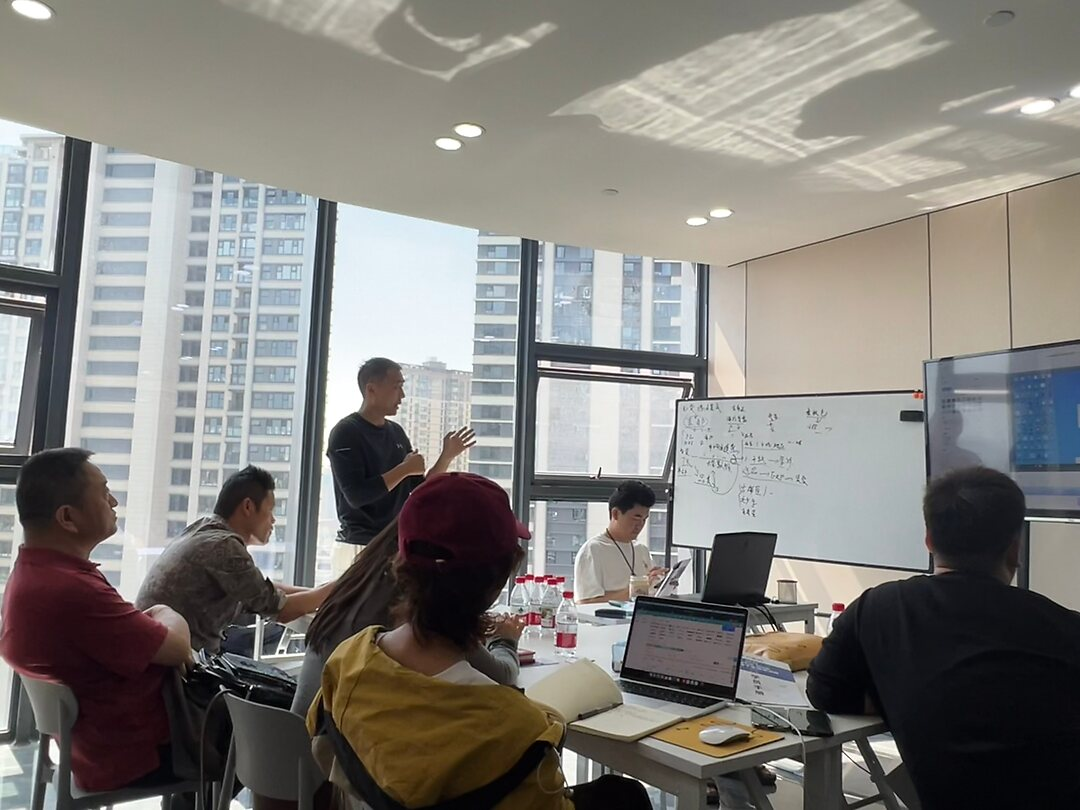
#> input picture wechat/vol08/img/00-hero.jpg, 1080 x 810 px
$ python -i compose.py   (imports and definitions only)
#> lines starting #> are read from the running program, lines starting #| are printed output that depends on the picture
#!/usr/bin/env python3
"""第 8 期 18 秒短片合成（第二版，亮色 / 粒子 / 炫光）。

时间线（120 BPM，一小节 2 秒，共 9 小节）：
  0.0–2.0   亮色背景上，粒子旋转汇聚成「08」→ 字形填色 → 光线划过 → 1.98s 炫光爆开
  2.0–4.0   五段视频在 3D 倾斜的拼贴墙上同时播放，依次弹入；3.3s 起镜头推进主画面
  4.0–14.0  五段现场各 2 秒，毛玻璃字幕卡；6/8/10/12s 依次为横扫炫光、中心爆闪、斜向光斑、反向棱镜炫光
  14.0–16.6 镜头拉回拼贴墙，五段再次同时播放，随后逐块燃烧化为粒子飘散
  16.0–18.0 亮色背景落款：五天，把路走通。/ 第 9 期 · 招生中 / logo
所有粒子与动画都是时间 t 的解析函数，可以分段并行渲染。
用法：python3 -I compose.py <sdr/> <frames/> <music.wav> <out.mp4> [--workers 4] [--frames 0,60]
"""
import argparse
import math
import pathlib
import subprocess
import sys

import cv2
import numpy as np

W, H, FPS, TOTAL = 1920, 1080, 30, 540
F = 1700.0


def C(h):
    return np.array([int(h[i:i + 2], 16) for i in (1, 3, 5)], np.float32) / 255


BLUE, BLUE2, CYAN, YELLOW, GOLD = C("#003CAC"), C("#2F6BFF"), C("#7CC4FF"), C("#FFC833"), C("#FFB21E")
#> further down, picture is the input picture: shape (810, 1080, 3); mean B, G, R 123.7, 127.7, 129.9
WHITE = np.ones(3, np.float32)
FLASH = np.array([0.975, 0.985, 1.0], np.float32)


def clamp(x, a=0.0, b=1.0):
    return min(b, max(a, x))


def prog(t, a, b):
    return clamp((t - a) / (b - a))


def ease_io(x):
    return 4 * x ** 3 if x < 0.5 else 1 - (-2 * x + 2) ** 3 / 2


def ease_in(x):
    return x ** 3


def ease_out(x):
    return 1 - (1 - x) ** 3


def out_back(x, c=1.7):
    return 1 + (c + 1) * (x - 1) ** 3 + c * (x - 1) ** 2


def bell(t, c, w):
    return math.exp(-((t - c) / w) ** 2)


# ── 素材 ─────────────────────────────────────────────────
CLIPS = ["s1", "s2", "s3", "s4", "s5"]
SEG0, SEGLEN, SPEED = 4.0, 2.0, 1.25
SEG_TIN = [2.2, 1.0, 0.8, 0.6, 0.5]
SEG_FOCUS = [(0.55, 0.42), (0.58, 0.40), (0.47, 0.40), (0.62, 0.36), (0.56, 0.40)]
SEG_ZOOM = [(1.0, 1.12), (1.04, 1.16), (1.05, 1.18), (1.08, 1.26), (1.04, 1.14)]
WALL_IN_SRC = [0.2, 0.0, 0.0, 0.0, 0.0]      # src = a + (t - 2)
WALL_OUT_SRC = [0.3, 1.6, 2.0, 1.8, 3.0]     # src = b + (t - 14)；第 5 段与正片衔接
CUTS = [(6.0, "sweepL"), (8.0, "burst"), (10.0, "leak"), (12.0, "sweepR")]


class Clip:
    # [42 lines left out: functions __init__, frame, at, crop_zoom, not called in this run]


LUMA = np.array([0.2126, 0.7152, 0.0722], np.float32)


# [7 lines left out: function grade, not called in this run]


def bloom(img, k=0.28):
#> called with k = 0.28
    s = cv2.resize(img, (480, 270), interpolation=cv2.INTER_AREA)
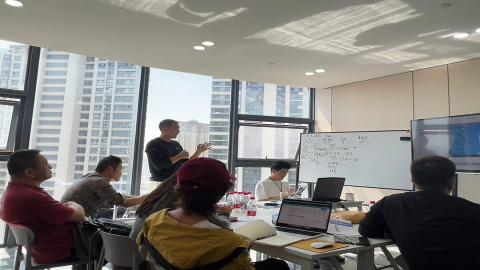
#> s: shape (270, 480, 3); mean B, G, R 123.7, 127.7, 129.9
    s = np.maximum(s - 0.74, 0) * 3.2
    s = cv2.GaussianBlur(s, (0, 0), 9)
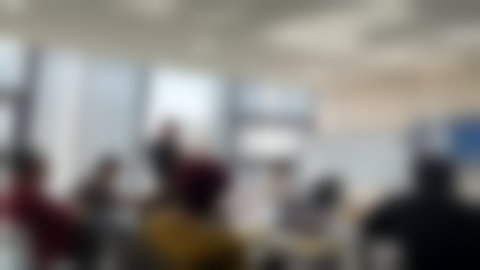
#> s: shape (270, 480, 3) float64; mean B, G, R 393.2, 406.2, 413.3; drawn with min black and max white
#> (the run stopped early here; a loop or call above may not have finished)
